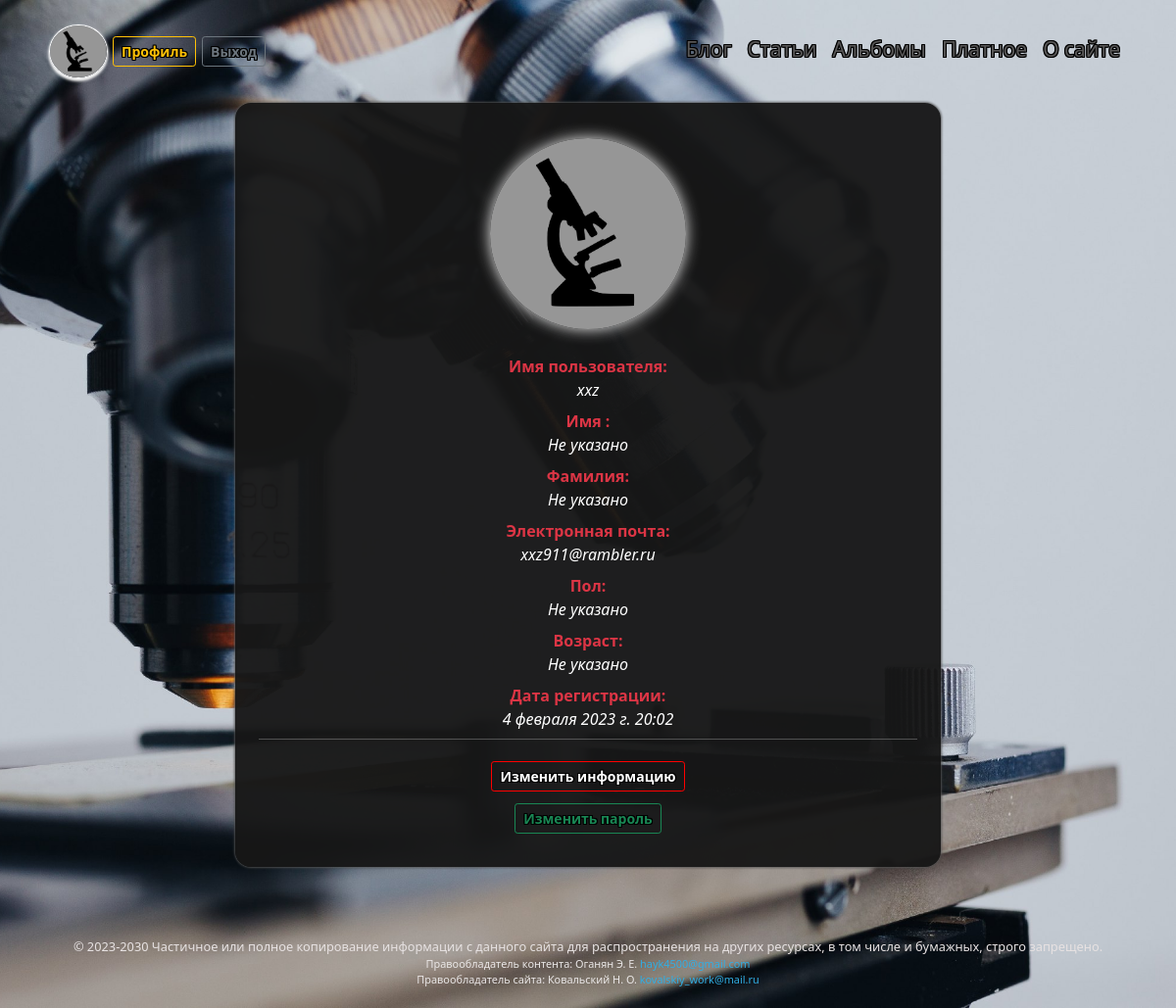
The page /users/profile/xxz/ (signed in) on the database as committed earlier.
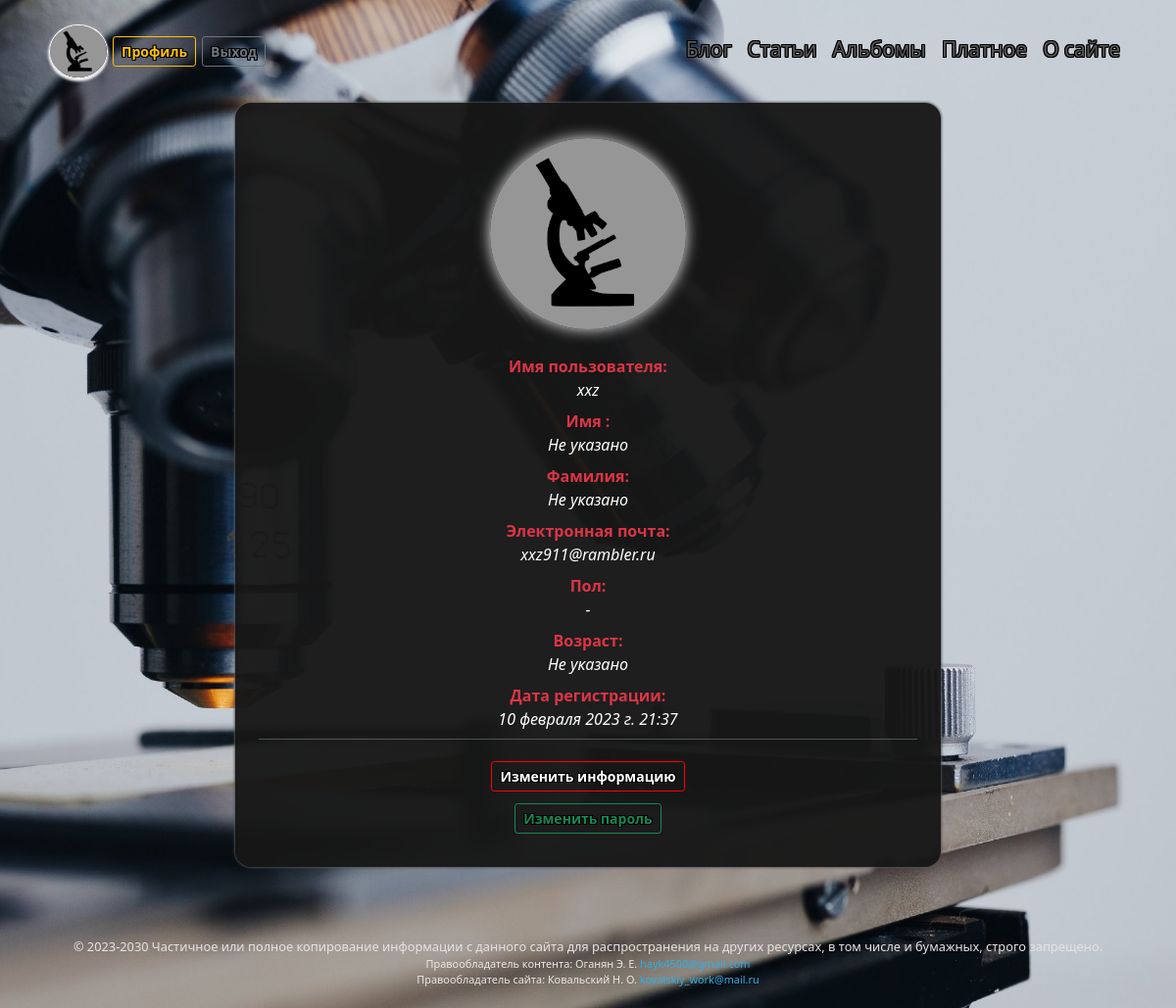
The same page on the database as committed later.
### users/models.py (models this page shows, shortened)
class CustomUser(AbstractUser):
    class Meta:
        verbose_name = 'Профили'
        verbose_name_plural = 'Профили'
    GENDERS = (
        ('', 'Не указано'),
        ('М', 'Мужчина'),
        ('Ж', 'Женщина'),
    )
    slug = models.SlugField(max_length=40, unique=True, db_index=True, verbose_name='URL')
    avatar = models.ImageField(verbose_name='Аватар', default='users/avatar/default/default_avatar.jpeg',
                                upload_to=user_directory_path, blank=True, )
    gender = models.CharField(verbose_name='Пол', max_length=1, choices=GENDERS, default='-', blank=True)
    age = models.PositiveSmallIntegerField(verbose_name='Возраст', blank=True,
                                default=0,
                                validators=[
                                            MaxValueValidator(101),
                                 ]
                                )
    email = models.EmailField(unique=True)
    def get_absolute_url(self):
        return reverse('profile', kwargs={'user_slug': self.slug})

### users/views.py (the view)
# urls.py: path('profile/<slug:user_slug>/', profile, name='profile'),
def profile(request, user_slug):
    profil = CustomUser.objects.get(slug=user_slug)
    if request.user.is_authenticated != True:
        return redirect('login')
    if profil.slug != request.user.slug:
        raise Http404()
    return render(request, 'users/profile.html', {'profil': profil})

### blog/context_processors.py (called while the page is built)
def menu_context_processor(request):
    return {'menu': menu}

### users/templates/users/profile.html (shortened to what this page needs)
{% extends 'blog/include/base.html' %}
{% block content %}
<div class="profile">
  <div class="avatar-container">
    <img class="avatar"  src='{{user.avatar.url}}' alt="{user.username}}" width="200em" height="195em">
  </div>
  <dl class="row row-cols-1 row-cols-md-1 row-cols-lg-1">
    <dt class="col text-center text-danger">Имя пользователя:</dt>
    <dd class="col text-center fw-light fst-italic text-white">{{user.username}}</dd>
    <dt class="col text-center text-danger">Имя :</dt>
    <dd class="col text-center fw-light fst-italic text-white">{{user.first_name|default:"Не указано"}}</dd>
    <dt class="col text-center text-danger">Фамилия:</dt>
    <dd class="col text-center fw-light fst-italic text-white">{{user.last_name|default:"Не указано"}}</dd>
    <dt class="col text-center text-danger">Электронная почта:</dt>
    <dd class="col text-center fw-light fst-italic text-white">{{user.email}}</dd>
    <dt class="col text-center text-danger">Пол:</dt>
    <dd class="col text-center fw-light fst-italic text-white">{{user.get_gender_display}}</dd>
    <dt class="col text-center text-danger">Возраст:</dt>
    <dd class="col text-center fw-light fst-italic text-white">{{user.age|default:"Не указано"}}</dd>
    <dt class="col text-center text-danger">Дата регистрации:</dt>
    <dd class="col text-center fw-light fst-italic text-white">{{user.date_joined}}</dd>
    <hr class="text-white" style="margin-top:0%">
    <a class="text-center" href="{% url 'profile_change' %}"><button type="submit" value="Update" class="btn btn-outline-danger btn-sm btn-log">Изменить информацию</button></a>
    <a class="form-log" href="{% url 'password_change' %}"><button type="button" class="btn btn-outline-success btn-sm">Изменить пароль</button></a>
  </dl>
</div>
{% endblock %}

### blog/templates/blog/include/base.html (shortened to what this page needs)
{% load static %}
<!DOCTYPE html>
<html lang="ru">
<head>
    <link href="https://cdn.jsdelivr.net/npm/bootstrap@5.0.1/dist/css/bootstrap.min.css" rel="stylesheet">
    <link rel="stylesheet" href="https://cdnjs.cloudflare.com/ajax/libs/baguettebox.js/1.11.1/baguetteBox.min.css">
    <link rel="stylesheet" href='{% static "blog/css/styles.css" %}'>
</head>
<body style="background-image: url('{% static 'blog/images/back.jpeg' %}'); ">
{% block navbar %}
    <nav class="navbar navbar-expand-md navbar-dark">
        <div class="container-fluid ">
            <a class="logo-container" href="{% url 'home' %}">
             {% if request.user.is_authenticated %}
             <img class="logo"  src='{{ user.avatar.url }}' alt="Avatar" width="60em" height="55em" >
             <a href="{{ user.get_absolute_url }}"><button type="button" class="btn btn-outline-warning btn-sm btn-profile">Профиль</button></a>
             <a href="{% url 'logout' %}"><button type="button" class="btn btn-outline-secondary btn-sm">Выход</button></a>
             {% endif %}
		    <div class="collapse navbar-collapse justify-content-end" id="navbarSupportedContent">
                <ul class="navbar-nav ms-auto">
{% for m in menu %}
                    <li class="nav-item">
                        <a class="nav-link"  href="{% url m.url_name %}"  {% if m.url_name in request.path %} style='color: red;' {% endif %}>{{m.title}}</a>
                    </li>
{% endfor %}
		        </ul>
            </div>
        </div>
	</nav>
{% endblock navbar %}
      {% block content %}
      {% endblock %}
    <footer class=" text-center text-white text-lg-start">
        <div class="text-footer">
          © 2023-2030 Частичное или полное копирование информации с данного сайта для распространения на других ресурсах, в том числе и бумажных, строго запрещено.
        </div>
        <div class="footer">
            <div class="cont-right">Правообладатель контента: Оганян Э. Е.
                <a class="text-mail">hayk4500@gmail.com </a>
            </div>
            <div class="site-right">Правообладатель сайта: Ковальский Н. О.
                <a class="text-mail">kovalskiy_work@mail.ru</a>
            </div>
        </div>
    </footer>
</body>
</html>

### blog/static/blog/css/styles.css (style rules this page uses)
html { position: relative; min-height: 90%; }
body { background-repeat: no-repeat; background-position: center center; background-attachment: fixed; -webkit-background-size: cover; -moz-background-size: cover; -o-background-size: cover; background-size: cover; margin-bottom: 6%; background-color:rgba(23, 23, 23, 0.961); }
.navbar-dark { padding: 1px; margin-left: 3%; margin-right: 3%; margin-top: 2%; }
.logo { border-radius: 50%; margin-left: 1%; margin-right: 6px; border: 1px solid rgb(255, 255, 255); padding: 0.1px; box-shadow: 0 1px 3px rgb(255, 255, 255), 0 3px 3px rgb(237, 237, 237) }
.btn { margin: 6px; font-weight: 648; text-shadow: 1px 0 rgb(0, 0, 0), -1px 0 rgb(0, 0, 0), 0 1px rgb(0, 0, 0), 0 -1px rgb(0, 0, 0), 1px 1px rgb(0, 0, 0), -1px -1px rgb(0, 0, 0), 1px -1px rgb(0, 0, 0), -1px 1px rgb(0, 0, 0); }
.btn-outline-danger { background-color: rgba(101, 0, 0, 0); border: 1.5px solid rgb(255, 0, 0); color: rgb(255, 255, 255); }
.navbar-dark .navbar-nav .nav-link, .navbar-dark .nav-link { color: rgb(88, 87, 87); font-size: 21px; text-align: center; padding-top: 0px; padding-bottom: 4px; font-weight: 358; text-shadow: 1px 0 rgb(0, 0, 0), -1px 0 rgb(0, 0, 0), 0 1px rgb(0, 0, 0), 0 -1px rgb(0, 0, 0), 1px 1px rgb(0, 0, 0), -1px -1px rgb(0, 0, 0), 1px -1px rgb(0, 0, 0), -1px 1px rgb(0, 0, 0); }
footer { margin-top: 30px; position: absolute; bottom: 0; height: 0%; width: 100%; padding-left: 4%; padding-right: 4%; }
.text-footer { font-size: 80%; text-align: center; color: rgb(231, 226, 226); }
.cont-right, .site-right { font-size: 68%; text-align: center; color: rgb(234, 231, 231); padding-left: 0cm; padding-right: 0cm; }
.text-mail, .text-mail:hover { color: rgb(49, 174, 228); text-decoration: none; padding-bottom: 2%; }
.form-log { text-align: center; }
div.profile { margin-left: 20%; margin-right: 20%; margin-top: 2%; margin-bottom: 0.1%; padding: 3%; padding-bottom: 1%; border-radius: 1em; background-color:rgba(23, 23, 23, 0.961); box-shadow: 0 0px 3px rgb(141, 141, 141), 0 0px 3px rgb(0, 0, 0); }
.avatar { margin-bottom: 4%; margin-left: auto; margin-right: auto; border-radius: 50%; box-shadow: 0 0 15px rgba(255, 255, 255, 0.92); }
.avatar-container { text-align: center; }
.btn-profile { margin: 0px; }

Rows that differ between the two databases and show on the page:
changed CustomUser "xxz": gender "Не указано" → "-"; date_joined "4 февраля 2023 г. 20:02" → "10 февраля 2023 г. 21:37"
